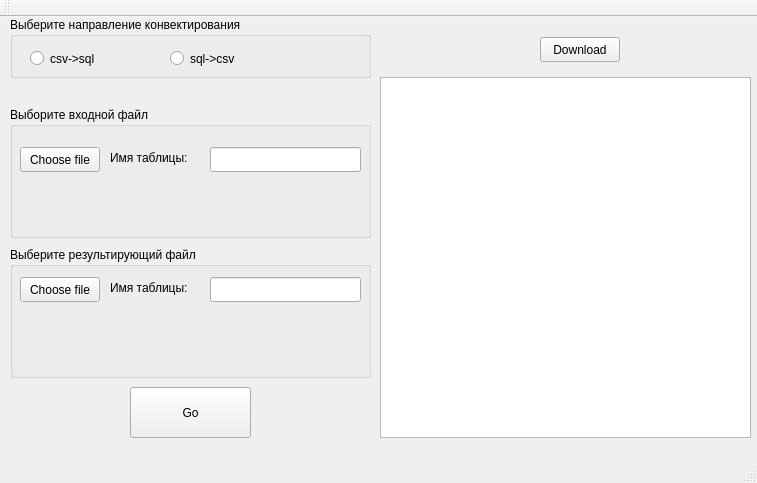
<?xml version="1.0" encoding="UTF-8"?>
<ui version="4.0">
 <class>MainWindow</class>
 <widget class="QMainWindow" name="MainWindow">
  <property name="geometry">
   <rect>
    <x>0</x>
    <y>0</y>
    <width>757</width>
    <height>483</height>
   </rect>
  </property>
  <property name="windowTitle">
   <string>MainWindow</string>
  </property>
  <widget class="QWidget" name="centralWidget">
   <widget class="QTableView" name="tableView">
    <property name="geometry">
     <rect>
      <x>380</x>
      <y>60</y>
      <width>371</width>
      <height>361</height>
     </rect>
    </property>
   </widget>
   <widget class="QPushButton" name="go">
    <property name="geometry">
     <rect>
      <x>130</x>
      <y>370</y>
      <width>121</width>
      <height>51</height>
     </rect>
    </property>
    <property name="text">
     <string>Go</string>
    </property>
   </widget>
   <widget class="QPushButton" name="download">
    <property name="geometry">
     <rect>
      <x>540</x>
      <y>20</y>
      <width>80</width>
      <height>25</height>
     </rect>
    </property>
    <property name="text">
     <string>Download</string>
    </property>
   </widget>
   <widget class="QGroupBox" name="groupBox_4">
    <property name="geometry">
     <rect>
      <x>10</x>
      <y>90</y>
      <width>361</width>
      <height>131</height>
     </rect>
    </property>
    <property name="title">
     <string>Выборите входной файл</string>
    </property>
    <widget class="QLineEdit" name="table_name">
     <property name="geometry">
      <rect>
       <x>200</x>
       <y>40</y>
       <width>151</width>
       <height>25</height>
      </rect>
     </property>
    </widget>
    <widget class="QLabel" name="label">
     <property name="geometry">
      <rect>
       <x>100</x>
       <y>40</y>
       <width>131</width>
       <height>21</height>
      </rect>
     </property>
     <property name="text">
      <string>Имя таблицы:</string>
     </property>
    </widget>
    <widget class="QPushButton" name="choose_file">
     <property name="geometry">
      <rect>
       <x>10</x>
       <y>40</y>
       <width>80</width>
       <height>25</height>
      </rect>
     </property>
     <property name="text">
      <string>Choose file</string>
     </property>
    </widget>
    <widget class="QLabel" name="path_label_in">
     <property name="geometry">
      <rect>
       <x>10</x>
       <y>80</y>
       <width>341</width>
       <height>51</height>
      </rect>
     </property>
     <property name="text">
      <string/>
     </property>
    </widget>
   </widget>
   <widget class="QGroupBox" name="groupBox">
    <property name="geometry">
     <rect>
      <x>10</x>
      <y>0</y>
      <width>361</width>
      <height>61</height>
     </rect>
    </property>
    <property name="title">
     <string>Выберите направление конвектирования</string>
    </property>
    <widget class="QRadioButton" name="csv_sql">
     <property name="geometry">
      <rect>
       <x>20</x>
       <y>30</y>
       <width>96</width>
       <height>23</height>
      </rect>
     </property>
     <property name="text">
      <string>csv-&gt;sql</string>
     </property>
    </widget>
    <widget class="QRadioButton" name="sql_csv">
     <property name="geometry">
      <rect>
       <x>160</x>
       <y>30</y>
       <width>96</width>
       <height>23</height>
      </rect>
     </property>
     <property name="text">
      <string>sql-&gt;csv</string>
     </property>
    </widget>
   </widget>
   <widget class="QGroupBox" name="groupBox_2">
    <property name="geometry">
     <rect>
      <x>10</x>
      <y>230</y>
      <width>361</width>
      <height>131</height>
     </rect>
    </property>
    <property name="title">
     <string>Выберите результирующий файл</string>
    </property>
    <widget class="QPushButton" name="path">
     <property name="geometry">
      <rect>
       <x>10</x>
       <y>30</y>
       <width>80</width>
       <height>25</height>
      </rect>
     </property>
     <property name="text">
      <string>Choose file</string>
     </property>
    </widget>
    <widget class="QLabel" name="path_label">
     <property name="geometry">
      <rect>
       <x>10</x>
       <y>70</y>
       <width>341</width>
       <height>51</height>
      </rect>
     </property>
     <property name="text">
      <string/>
     </property>
    </widget>
    <widget class="QLineEdit" name="table_name_out">
     <property name="geometry">
      <rect>
       <x>200</x>
       <y>30</y>
       <width>151</width>
       <height>25</height>
      </rect>
     </property>
    </widget>
    <widget class="QLabel" name="label_2">
     <property name="geometry">
      <rect>
       <x>100</x>
       <y>30</y>
       <width>131</width>
       <height>21</height>
      </rect>
     </property>
     <property name="text">
      <string>Имя таблицы:</string>
     </property>
    </widget>
   </widget>
  </widget>
  <widget class="QMenuBar" name="menuBar">
   <property name="geometry">
    <rect>
     <x>0</x>
     <y>0</y>
     <width>757</width>
     <height>22</height>
    </rect>
   </property>
  </widget>
  <widget class="QToolBar" name="mainToolBar">
   <attribute name="toolBarArea">
    <enum>TopToolBarArea</enum>
   </attribute>
   <attribute name="toolBarBreak">
    <bool>false</bool>
   </attribute>
  </widget>
  <widget class="QStatusBar" name="statusBar"/>
 </widget>
 <layoutdefault spacing="6" margin="11"/>
 <resources/>
 <connections/>
</ui>
